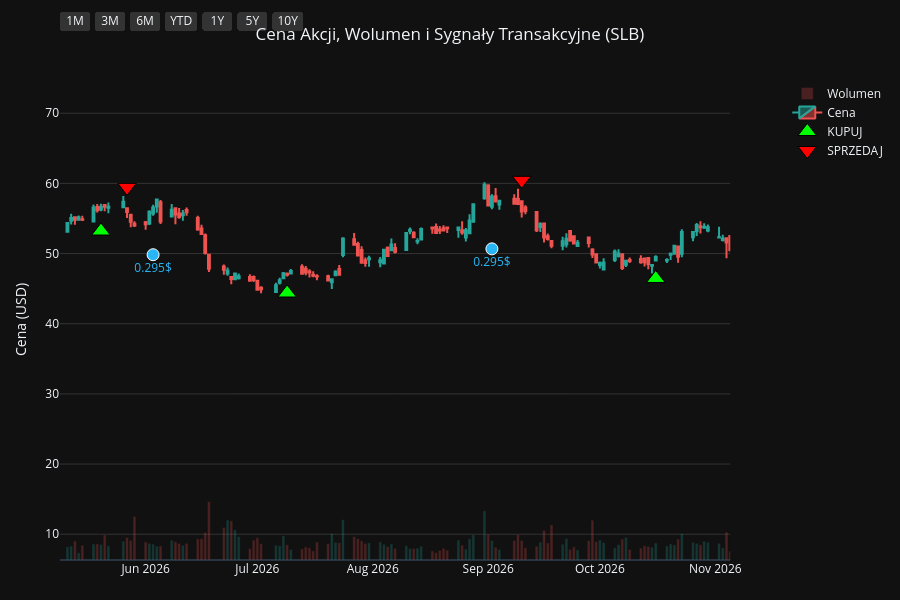
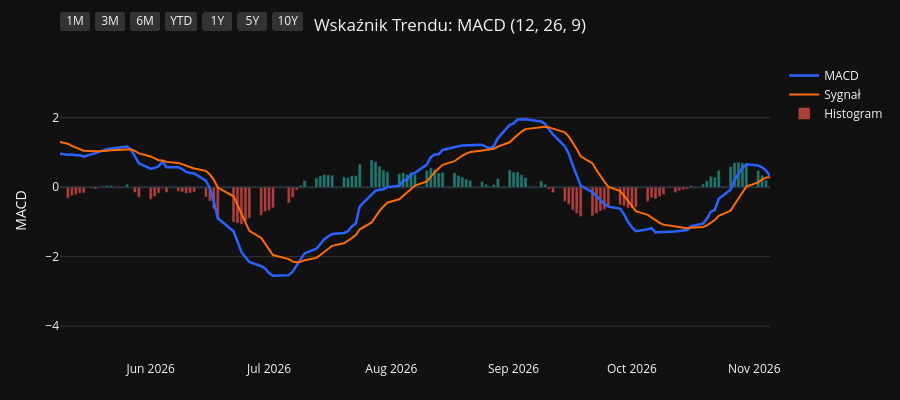
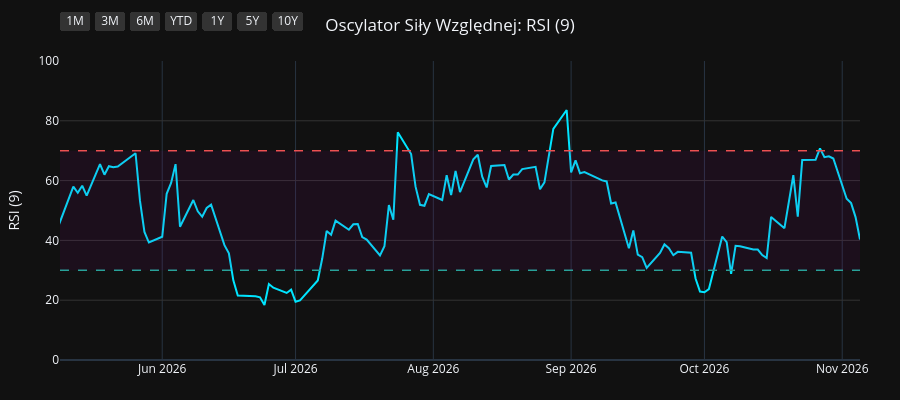
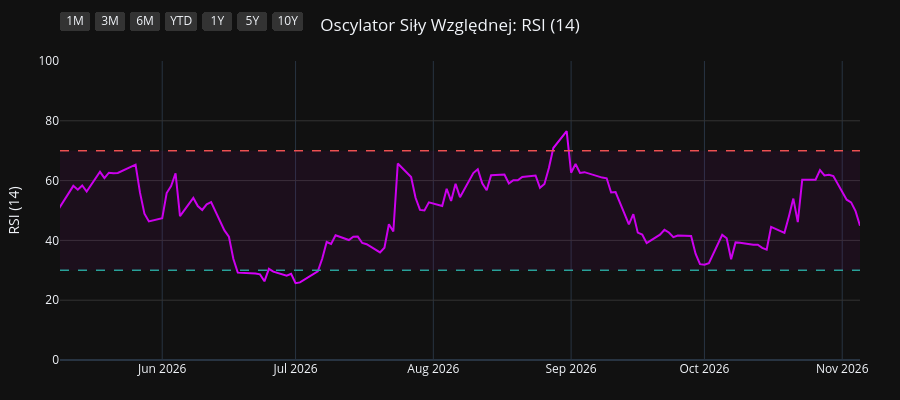

The notebook cell these images were saved under, in order:
### Code cell
import os
import yfinance as yf
import pandas as pd
import pandas_ta as ta
import plotly.graph_objects as go
from plotly.subplots import make_subplots

# 1. Pobranie i przygotowanie danych
symbol = os.environ.get("STOCK_TICKER", "").strip().upper()
if not symbol:
    raise RuntimeError("Set STOCK_TICKER before running price_extractor.ipynb")
df = yf.Ticker(symbol).history(period="10y")
df.index = df.index.tz_localize(None)

# Wskaźniki i sygnały
df.ta.macd(fast=12, slow=26, signal=9, append=True)
df.ta.rsi(length=9, append=True)
df.ta.rsi(length=14, append=True)
df.ta.rsi(length=21, append=True)
df.dropna(inplace=True)

macd = df['MACD_12_26_9']
signal = df['MACDs_12_26_9']
wczorajszy_macd = macd.shift(1)
wczorajszy_signal = signal.shift(1)

df['Decyzja'] = 'BRAK'
df.loc[(macd > signal) & (wczorajszy_macd <= wczorajszy_signal), 'Decyzja'] = 'KUPUJ'
df.loc[(macd < signal) & (wczorajszy_macd >= wczorajszy_signal), 'Decyzja'] = 'SPRZEDAJ'

df_kupuj = df[df['Decyzja'] == 'KUPUJ']
df_sprzedaj = df[df['Decyzja'] == 'SPRZEDAJ']
df_dywidendy = df[df['Dividends'] > 0]
df_splity = df[df['Stock Splits'] > 0]

# Wspólna konfiguracja osi X
konfiguracja_osi_x = dict(
    type="date",
    showspikes=True, spikemode="across", spikesnap="cursor", spikedash="dot", spikecolor="#ffffff", spikethickness=1, hoverformat="%Y-%m-%d",
    rangeselector=dict(
        buttons=list([
            dict(count=1, label="1M", step="month", stepmode="backward"),
            dict(count=3, label="3M", step="month", stepmode="backward"),
            dict(count=6, label="6M", step="month", stepmode="backward"),
            dict(count=1, label="YTD", step="year", stepmode="todate"),
            dict(count=1, label="1Y", step="year", stepmode="backward"),
            dict(count=5, label="5Y", step="year", stepmode="backward"),
            dict(step="all", label="10Y")
        ]),
        bgcolor="#333333", activecolor="#2962ff", x=0, y=1.1
    )
)

# ==========================================
# WYKRES 1: CENA + WOLUMEN + SYGNAŁY
# ==========================================
fig1 = make_subplots(specs=[[{"secondary_y": True}]])

kolory_wolumenu = ['#26a69a' if row['Close'] >= row['Open'] else '#ef5350' for index, row in df.iterrows()]
fig1.add_trace(go.Bar(x=df.index, y=df['Volume'], marker_color=kolory_wolumenu, opacity=0.25, name='Wolumen'), secondary_y=True)
fig1.add_trace(go.Candlestick(x=df.index, open=df['Open'], high=df['High'], low=df['Low'], close=df['Close'], name='Cena', increasing_line_color='#26a69a', decreasing_line_color='#ef5350'), secondary_y=False)
fig1.add_trace(go.Scatter(x=df_kupuj.index, y=df_kupuj['Low'] * 0.95, customdata=df_kupuj[['Low', 'High']], mode='markers', marker=dict(symbol='triangle-up', size=16, color='#00ff00', line=dict(width=1, color='black')), name='KUPUJ', hovertemplate='KUPUJ<br>Najniższa: %{customdata[0]:.2f}<br>Najwyższa: %{customdata[1]:.2f}<extra></extra>'), secondary_y=False)
fig1.add_trace(go.Scatter(x=df_sprzedaj.index, y=df_sprzedaj['High'] * 1.05, customdata=df_sprzedaj[['Low', 'High']], mode='markers', marker=dict(symbol='triangle-down', size=16, color='#ff0000', line=dict(width=1, color='black')), name='SPRZEDAJ', hovertemplate='SPRZEDAJ<br>Najniższa: %{customdata[0]:.2f}<br>Najwyższa: %{customdata[1]:.2f}<extra></extra>'), secondary_y=False)

if not df_dywidendy.empty:
    fig1.add_trace(go.Scatter(x=df_dywidendy.index, y=df_dywidendy['Low'] * 0.90, mode='markers+text', marker=dict(symbol='circle', size=12, color='#29b6f6', line=dict(width=1, color='white')), text=df_dywidendy['Dividends'].apply(lambda x: f"{x}$"), textposition="bottom center", name='Dywidenda', showlegend=False, hovertemplate='Dywidenda: %{text}<extra></extra>', textfont=dict(color="#29b6f6")), secondary_y=False)
if not df_splity.empty:
                    fig1.add_trace(go.Scatter(x=df_splity.index, y=df_splity['High'], mode='markers+text', marker=dict(symbol='star', size=16, color='#ffee58', line=dict(width=1, color='black')), text=df_splity['Stock Splits'].apply(lambda x: f"{x:g}:1" if x >= 1 else f"1:{1 / x:g}"), textposition="top center", name='Split', hovertemplate='%{text}<extra></extra>', textfont=dict(color="#ffee58")), secondary_y=False)

fig1.update_layout(title=dict(text=f"Cena Akcji, Wolumen i Sygnały Transakcyjne ({symbol})", x=0.5, xanchor='center'), dragmode='pan', xaxis_rangeslider_visible=False, template='plotly_dark', height=600, hovermode='x unified', margin=dict(l=60, r=40, t=60, b=40))
fig1.update_xaxes(**konfiguracja_osi_x)
fig1.update_xaxes(range=[df.index.max() - pd.Timedelta(days=180), df.index.max()])
fig1.update_yaxes(title_text="Cena (USD)", secondary_y=False, gridcolor='#333333')
fig1.update_yaxes(range=[0, df['Volume'].max() * 4], showgrid=False, showticklabels=False, secondary_y=True)
fig1.show(config={'scrollZoom': True})

# ==========================================
# WYKRES 2: WSKAŹNIK MACD
# ==========================================
fig2 = go.Figure()
fig2.add_trace(go.Scatter(x=df.index, y=df['MACD_12_26_9'], line=dict(color='#2962ff', width=2.5), name='MACD'))
fig2.add_trace(go.Scatter(x=df.index, y=df['MACDs_12_26_9'], line=dict(color='#ff6d00', width=2), name='Sygnał'))
kolory_macd = ['#26a69a' if val >= 0 else '#ef5350' for val in df['MACDh_12_26_9']]
fig2.add_trace(go.Bar(x=df.index, y=df['MACDh_12_26_9'], marker_color=kolory_macd, name='Histogram', opacity=0.7))
fig2.update_layout(title=dict(text="Wskaźnik Trendu: MACD (12, 26, 9)", x=0.5, xanchor='center'), dragmode='pan', xaxis_rangeslider_visible=False, template='plotly_dark', height=400, hovermode='x unified', margin=dict(l=60, r=40, t=60, b=40))
fig2.update_xaxes(**konfiguracja_osi_x)
fig2.update_xaxes(range=[df.index.max() - pd.Timedelta(days=180), df.index.max()])
fig2.update_yaxes(title_text="MACD", gridcolor='#333333')
fig2.show(config={'scrollZoom': True})

# ==========================================
# WYKRES 3: OSCYLATOR RSI (9)
# ==========================================
fig3 = go.Figure()
fig3.add_trace(go.Scatter(x=df.index, y=df['RSI_9'], line=dict(color='#00e5ff', width=2), name='RSI (9)'))
fig3.add_hline(y=70, line_dash="dash", line_color="#ef5350", line_width=1.5)
fig3.add_hline(y=30, line_dash="dash", line_color="#26a69a", line_width=1.5)
fig3.add_hrect(y0=30, y1=70, line_width=0, fillcolor="purple", opacity=0.1)
fig3.update_layout(title=dict(text="Oscylator Siły Względnej: RSI (9)", x=0.5, xanchor='center'), dragmode='pan', xaxis_rangeslider_visible=False, template='plotly_dark', height=400, hovermode='x unified', margin=dict(l=60, r=40, t=60, b=40))
fig3.update_xaxes(**konfiguracja_osi_x)
fig3.update_xaxes(range=[df.index.max() - pd.Timedelta(days=180), df.index.max()])
fig3.update_yaxes(title_text="RSI (9)", range=[0, 100], gridcolor='#333333')
fig3.show(config={'scrollZoom': True})

# ==========================================
# WYKRES 4: OSCYLATOR RSI (14)
# ==========================================
fig4 = go.Figure()
fig4.add_trace(go.Scatter(x=df.index, y=df['RSI_14'], line=dict(color='#d500f9', width=2), name='RSI (14)'))
fig4.add_hline(y=70, line_dash="dash", line_color="#ef5350", line_width=1.5)
fig4.add_hline(y=30, line_dash="dash", line_color="#26a69a", line_width=1.5)
fig4.add_hrect(y0=30, y1=70, line_width=0, fillcolor="purple", opacity=0.1)
fig4.update_layout(title=dict(text="Oscylator Siły Względnej: RSI (14)", x=0.5, xanchor='center'), dragmode='pan', xaxis_rangeslider_visible=False, template='plotly_dark', height=400, hovermode='x unified', margin=dict(l=60, r=40, t=60, b=40))
fig4.update_xaxes(**konfiguracja_osi_x)
fig4.update_xaxes(range=[df.index.max() - pd.Timedelta(days=180), df.index.max()])
fig4.update_yaxes(title_text="RSI (14)", range=[0, 100], gridcolor='#333333')
fig4.show(config={'scrollZoom': True})

# ==========================================
# WYKRES 5: OSCYLATOR RSI (21)
# ==========================================
fig5 = go.Figure()
fig5.add_trace(go.Scatter(x=df.index, y=df['RSI_21'], line=dict(color='#64dd17', width=2), name='RSI (21)'))
fig5.add_hline(y=70, line_dash="dash", line_color="#ef5350", line_width=1.5)
fig5.add_hline(y=30, line_dash="dash", line_color="#26a69a", line_width=1.5)
fig5.add_hrect(y0=30, y1=70, line_width=0, fillcolor="purple", opacity=0.1)
fig5.update_layout(title=dict(text="Oscylator Siły Względnej: RSI (21)", x=0.5, xanchor='center'), dragmode='pan', xaxis_rangeslider_visible=False, template='plotly_dark', height=400, hovermode='x unified', margin=dict(l=60, r=40, t=60, b=40))
fig5.update_xaxes(**konfiguracja_osi_x)
fig5.update_xaxes(range=[df.index.max() - pd.Timedelta(days=180), df.index.max()])
fig5.update_yaxes(title_text="RSI (21)", range=[0, 100], gridcolor='#333333')
fig5.show(config={'scrollZoom': True})

### Figure 1 — Plotly figure (JSON) as saved in the notebook; plotly's stock layout.template omitted (floating-point values rounded to 4 significant figures; data arrays with more than 128 entries replaced by an {"elided": "..."} marker saying what was removed)
{"data": [{"marker": {"color": {"elided": "2480 str values"}}, "name": "Wolumen", "opacity": 0.25, "type": "bar", "x": {"elided": "2480 str values"}, "xaxis": "x", "y": {"elided": "2480 int values"}, "yaxis": "y2"}, {"close": {"elided": "2480 float values"}, "decreasing": {"line": {"color": "#ef5350"}}, "high": {"elided": "2480 float values"}, "increasing": {"line": {"color": "#26a69a"}}, "low": {"elided": "2480 float values"}, "name": "Cena", "open": {"elided": "2480 float values"}, "type": "candlestick", "x": {"elided": "2480 str values"}, "xaxis": "x", "yaxis": "y"}, {"customdata": {"elided": "87x2 float values"}, "hovertemplate": "KUPUJ<br>Najniższa: %{customdata[0]:.2f}<br>Najwyższa: %{customdata[1]:.2f}<extra></extra>", "marker": {"color": "#00ff00", "line": {"color": "black", "width": 1}, "size": 16, "symbol": "triangle-up"}, "mode": "markers", "name": "KUPUJ", "type": "scatter", "x": ["2017-01-19T00:00:00", "2017-03-01T00:00:00", "2017-03-16T00:00:00", "2017-03-29T00:00:00", "2017-05-10T00:00:00", "2017-05-31T00:00:00", "2017-07-03T00:00:00", "2017-08-29T00:00:00", "2017-11-06T00:00:00", "2017-11-30T00:00:00", "2018-03-05T00:00:00", "2018-04-04T00:00:00", "2018-05-09T00:00:00", "2018-06-29T00:00:00", "2018-07-05T00:00:00", "2018-07-27T00:00:00", "2018-08-08T00:00:00", "2018-08-23T00:00:00", "2018-09-18T00:00:00", "2018-11-26T00:00:00", "2018-12-28T00:00:00", "2019-02-15T00:00:00", "2019-03-21T00:00:00", "2019-03-29T00:00:00", "2019-06-07T00:00:00", "2019-08-30T00:00:00", "2019-10-18T00:00:00", "2019-11-21T00:00:00", "2019-12-06T00:00:00", "2020-02-11T00:00:00", "2020-03-25T00:00:00", "2020-07-16T00:00:00", "2020-08-05T00:00:00", "2020-09-17T00:00:00", "2020-10-08T00:00:00", "2020-10-30T00:00:00", "2021-01-06T00:00:00", "2021-02-05T00:00:00", "2021-04-28T00:00:00", "2021-06-02T00:00:00", "2021-07-27T00:00:00", "2021-08-24T00:00:00", "2021-09-13T00:00:00", "2021-09-23T00:00:00", "2021-12-08T00:00:00", "2021-12-22T00:00:00", "2022-03-08T00:00:00", "2022-03-24T00:00:00", "2022-04-14T00:00:00", "2022-05-05T00:00:00", "2022-05-16T00:00:00", "2022-07-19T00:00:00", "2022-09-12T00:00:00", "2022-10-04T00:00:00", "2022-12-21T00:00:00", "2023-02-14T00:00:00", "2023-03-03T00:00:00", "2023-03-29T00:00:00", "2023-05-22T00:00:00", "2023-09-01T00:00:00", "2023-10-16T00:00:00", "2023-11-28T00:00:00", "2023-12-14T00:00:00", "2024-01-23T00:00:00", "2024-02-16T00:00:00", "2024-05-10T00:00:00", "2024-06-11T00:00:00", "2024-07-11T00:00:00", "2024-08-19T00:00:00", "2024-08-21T00:00:00", "2024-09-18T00:00:00", "2024-11-06T00:00:00", "2025-01-02T00:00:00", "2025-02-12T00:00:00", "2025-03-17T00:00:00", "2025-04-24T00:00:00", "2025-06-06T00:00:00", "2025-07-02T00:00:00", "2025-07-28T00:00:00", "2025-08-19T00:00:00", "2025-10-22T00:00:00", "2025-12-03T00:00:00", "2026-01-05T00:00:00", "2026-03-23T00:00:00", "2026-05-20T00:00:00", "2026-07-09T00:00:00", "2026-10-16T00:00:00"], "xaxis": "x", "y": [62.73, 58.53, 57.56, 56.34, 52.54, 49.9, 48.2, 45.94, 47.13, 46.07, 48.56, 47.19, 52.69, 50.5, 49.7, 49.99, 49.73, 48.44, 46.3, 35.16, 27.91, 34.55, 34.01, 33.58, 27.74, 25.32, 25.68, 28.84, 29.22, 27.89, 11.18, 15.36, 16.06, 15.4, 13.3, 11.95, 19.91, 20.87, 22.07, 27.7, 24.17, 23.44, 23.18, 23.16, 26.2, 24.8, 36.89, 36.26, 36.11, 35.49, 34.96, 28.45, 34.21, 33.34, 45.01, 48.88, 47.2, 41.84, 39.36, 52.1, 51.69, 45.87, 44.09, 44.42, 42.89, 42.78, 39.6, 40.38, 40.26, 39.45, 37.07, 37.59, 34.65, 37.55, 37.43, 31.06, 30.71, 32.08, 32.71, 30.44, 31.53, 33.86, 39.74, 44.26, 53.21, 44.38, 46.46], "yaxis": "y"}, {"customdata": {"elided": "86x2 float values"}, "hovertemplate": "SPRZEDAJ<br>Najniższa: %{customdata[0]:.2f}<br>Najwyższa: %{customdata[1]:.2f}<extra></extra>", "marker": {"color": "#ff0000", "line": {"color": "black", "width": 1}, "size": 16, "symbol": "triangle-down"}, "mode": "markers", "name": "SPRZEDAJ", "type": "scatter", "x": ["2017-01-20T00:00:00", "2017-03-08T00:00:00", "2017-03-23T00:00:00", "2017-04-19T00:00:00", "2017-05-30T00:00:00", "2017-06-20T00:00:00", "2017-08-08T00:00:00", "2017-10-05T00:00:00", "2017-11-15T00:00:00", "2018-01-25T00:00:00", "2018-03-26T00:00:00", "2018-05-02T00:00:00", "2018-05-25T00:00:00", "2018-07-02T00:00:00", "2018-07-20T00:00:00", "2018-08-03T00:00:00", "2018-08-09T00:00:00", "2018-09-04T00:00:00", "2018-10-11T00:00:00", "2018-12-06T00:00:00", "2019-02-08T00:00:00", "2019-02-22T00:00:00", "2019-03-22T00:00:00", "2019-04-24T00:00:00", "2019-07-17T00:00:00", "2019-09-25T00:00:00", "2019-11-15T00:00:00", "2019-12-03T00:00:00", "2020-01-02T00:00:00", "2020-02-24T00:00:00", "2020-06-12T00:00:00", "2020-07-31T00:00:00", "2020-08-20T00:00:00", "2020-09-21T00:00:00", "2020-10-28T00:00:00", "2020-12-14T00:00:00", "2021-01-21T00:00:00", "2021-03-12T00:00:00", "2021-05-24T00:00:00", "2021-06-14T00:00:00", "2021-08-18T00:00:00", "2021-09-09T00:00:00", "2021-09-22T00:00:00", "2021-10-27T00:00:00", "2021-12-17T00:00:00", "2022-02-03T00:00:00", "2022-03-15T00:00:00", "2022-03-31T00:00:00", "2022-04-21T00:00:00", "2022-05-09T00:00:00", "2022-06-13T00:00:00", "2022-09-02T00:00:00", "2022-09-19T00:00:00", "2022-11-10T00:00:00", "2023-01-24T00:00:00", "2023-02-17T00:00:00", "2023-03-08T00:00:00", "2023-04-25T00:00:00", "2023-07-27T00:00:00", "2023-09-19T00:00:00", "2023-10-24T00:00:00", "2023-12-06T00:00:00", "2024-01-08T00:00:00", "2024-02-01T00:00:00", "2024-04-04T00:00:00", "2024-05-23T00:00:00", "2024-07-10T00:00:00", "2024-07-30T00:00:00", "2024-08-20T00:00:00", "2024-09-03T00:00:00", "2024-10-17T00:00:00", "2024-12-04T00:00:00", "2025-01-31T00:00:00", "2025-02-25T00:00:00", "2025-04-03T00:00:00", "2025-05-27T00:00:00", "2025-06-24T00:00:00", "2025-07-16T00:00:00", "2025-07-30T00:00:00", "2025-09-15T00:00:00", "2025-11-17T00:00:00", "2025-12-18T00:00:00", "2026-01-30T00:00:00", "2026-05-06T00:00:00", "2026-05-27T00:00:00", "2026-09-10T00:00:00"], "xaxis": "x", "y": [70.02, 64.14, 62.96, 62.99, 56.17, 54.2, 53.86, 56.37, 50.87, 64.94, 53.93, 57.21, 57.8, 55.58, 57.0, 55.52, 55.53, 53.01, 50.86, 36.48, 36.92, 38.76, 37.75, 39.33, 34.9, 31.44, 31.6, 31.74, 36.52, 29.11, 18.16, 17.01, 17.94, 16.78, 13.61, 21.71, 23.51, 27.6, 29.96, 32.92, 25.78, 25.61, 26.15, 32.14, 27.97, 37.23, 38.41, 40.17, 41.13, 39.94, 43.31, 36.72, 37.27, 51.72, 54.08, 53.01, 52.24, 47.79, 56.28, 59.97, 57.4, 49.59, 49.6, 48.42, 54.03, 46.32, 44.78, 47.4, 44.82, 42.7, 43.83, 43.51, 41.35, 42.3, 40.63, 34.38, 34.55, 35.78, 36.11, 37.21, 37.85, 39.83, 50.15, 58.52, 59.44, 60.44], "yaxis": "y"}, {"hovertemplate": "Dywidenda: %{text}<extra></extra>", "marker": {"color": "#29b6f6", "line": {"color": "white", "width": 1}, "size": 12, "symbol": "circle"}, "mode": "markers+text", "name": "Dywidenda", "showlegend": false, "text": ["0.5$", "0.5$", "0.5$", "0.5$", "0.5$", "0.5$", "0.5$", "0.5$", "0.5$", "0.5$", "0.5$", "0.5$", "0.5$", "0.125$", "0.125$", "0.125$", "0.125$", "0.125$", "0.125$", "0.125$", "0.125$", "0.175$", "0.175$", "0.175$", "0.25$", "0.25$", "0.25$", "0.25$", "0.275$", "0.275$", "0.275$", "0.275$", "0.285$", "0.285$", "0.285$", "0.285$", "0.295$", "0.295$", "0.295$"], "textfont": {"color": "#29b6f6"}, "textposition": "bottom center", "type": "scatter", "x": ["2017-02-13T00:00:00", "2017-05-30T00:00:00", "2017-09-01T00:00:00", "2017-12-05T00:00:00", "2018-02-06T00:00:00", "2018-06-05T00:00:00", "2018-09-04T00:00:00", "2018-12-04T00:00:00", "2019-02-12T00:00:00", "2019-06-04T00:00:00", "2019-09-03T00:00:00", "2019-12-03T00:00:00", "2020-02-11T00:00:00", "2020-06-02T00:00:00", "2020-09-01T00:00:00", "2020-12-01T00:00:00", "2021-02-16T00:00:00", "2021-06-01T00:00:00", "2021-08-31T00:00:00", "2021-11-30T00:00:00", "2022-02-08T00:00:00", "2022-05-31T00:00:00", "2022-09-06T00:00:00", "2022-12-06T00:00:00", "2023-02-07T00:00:00", "2023-06-06T00:00:00", "2023-09-05T00:00:00", "2023-12-05T00:00:00", "2024-02-06T00:00:00", "2024-06-05T00:00:00", "2024-09-04T00:00:00", "2024-12-04T00:00:00", "2025-02-05T00:00:00", "2025-06-04T00:00:00", "2025-09-03T00:00:00", "2025-12-03T00:00:00", "2026-02-11T00:00:00", "2026-06-03T00:00:00", "2026-09-02T00:00:00"], "xaxis": "x", "y": [56.06, 47.57, 43.98, 44.65, 48.91, 48.48, 44.43, 32.03, 32.19, 26.25, 23.59, 26.54, 26.42, 14.5, 14.59, 16.6, 21.42, 25.63, 22.48, 22.94, 31.32, 37.02, 30.4, 41.46, 43.52, 37.61, 49.96, 42.28, 40.26, 36.25, 35.2, 36.32, 34.74, 28.87, 30.67, 32.08, 45.36, 49.84, 50.67], "yaxis": "y"}], "layout": {"dragmode": "pan", "height": 600, "hovermode": "x unified", "margin": {"b": 40, "l": 60, "r": 40, "t": 60}, "title": {"text": "Cena Akcji, Wolumen i Sygnały Transakcyjne (SLB)", "x": 0.5, "xanchor": "center"}, "xaxis": {"anchor": "y", "domain": [0.0, 0.94], "hoverformat": "%Y-%m-%d", "range": ["2026-05-09T00:00:00", "2026-11-05T00:00:00"], "rangeselector": {"activecolor": "#2962ff", "bgcolor": "#333333", "buttons": [{"count": 1, "label": "1M", "step": "month", "stepmode": "backward"}, {"count": 3, "label": "3M", "step": "month", "stepmode": "backward"}, {"count": 6, "label": "6M", "step": "month", "stepmode": "backward"}, {"count": 1, "label": "YTD", "step": "year", "stepmode": "todate"}, {"count": 1, "label": "1Y", "step": "year", "stepmode": "backward"}, {"count": 5, "label": "5Y", "step": "year", "stepmode": "backward"}, {"label": "10Y", "step": "all"}], "x": 0, "y": 1.1}, "rangeslider": {"visible": false}, "showspikes": true, "spikecolor": "#ffffff", "spikedash": "dot", "spikemode": "across", "spikesnap": "cursor", "spikethickness": 1, "type": "date"}, "yaxis": {"anchor": "x", "domain": [0.0, 1.0], "gridcolor": "#333333", "title": {"text": "Cena (USD)"}}, "yaxis2": {"anchor": "x", "overlaying": "y", "range": [0, 344592000], "showgrid": false, "showticklabels": false, "side": "right"}}}

### Figure 2 — Plotly figure (JSON) as saved in the notebook; plotly's stock layout.template omitted (floating-point values rounded to 4 significant figures; data arrays with more than 128 entries replaced by an {"elided": "..."} marker saying what was removed)
{"data": [{"line": {"color": "#2962ff", "width": 2.5}, "name": "MACD", "type": "scatter", "x": {"elided": "2480 str values"}, "y": {"elided": "2480 float values"}}, {"line": {"color": "#ff6d00", "width": 2}, "name": "Sygnał", "type": "scatter", "x": {"elided": "2480 str values"}, "y": {"elided": "2480 float values"}}, {"marker": {"color": {"elided": "2480 str values"}}, "name": "Histogram", "opacity": 0.7, "type": "bar", "x": {"elided": "2480 str values"}, "y": {"elided": "2480 float values"}}], "layout": {"dragmode": "pan", "height": 400, "hovermode": "x unified", "margin": {"b": 40, "l": 60, "r": 40, "t": 60}, "title": {"text": "Wskaźnik Trendu: MACD (12, 26, 9)", "x": 0.5, "xanchor": "center"}, "xaxis": {"hoverformat": "%Y-%m-%d", "range": ["2026-05-09T00:00:00", "2026-11-05T00:00:00"], "rangeselector": {"activecolor": "#2962ff", "bgcolor": "#333333", "buttons": [{"count": 1, "label": "1M", "step": "month", "stepmode": "backward"}, {"count": 3, "label": "3M", "step": "month", "stepmode": "backward"}, {"count": 6, "label": "6M", "step": "month", "stepmode": "backward"}, {"count": 1, "label": "YTD", "step": "year", "stepmode": "todate"}, {"count": 1, "label": "1Y", "step": "year", "stepmode": "backward"}, {"count": 5, "label": "5Y", "step": "year", "stepmode": "backward"}, {"label": "10Y", "step": "all"}], "x": 0, "y": 1.1}, "rangeslider": {"visible": false}, "showspikes": true, "spikecolor": "#ffffff", "spikedash": "dot", "spikemode": "across", "spikesnap": "cursor", "spikethickness": 1, "type": "date"}, "yaxis": {"gridcolor": "#333333", "title": {"text": "MACD"}}}}

### Figure 3 — Plotly figure (JSON) as saved in the notebook; plotly's stock layout.template omitted (floating-point values rounded to 4 significant figures; data arrays with more than 128 entries replaced by an {"elided": "..."} marker saying what was removed)
{"data": [{"line": {"color": "#00e5ff", "width": 2}, "name": "RSI (9)", "type": "scatter", "x": {"elided": "2480 str values"}, "y": {"elided": "2480 float values"}}], "layout": {"dragmode": "pan", "height": 400, "hovermode": "x unified", "margin": {"b": 40, "l": 60, "r": 40, "t": 60}, "shapes": [{"line": {"color": "#ef5350", "dash": "dash", "width": 1.5}, "type": "line", "x0": 0, "x1": 1, "xref": "x domain", "y0": 70, "y1": 70, "yref": "y"}, {"line": {"color": "#26a69a", "dash": "dash", "width": 1.5}, "type": "line", "x0": 0, "x1": 1, "xref": "x domain", "y0": 30, "y1": 30, "yref": "y"}, {"fillcolor": "purple", "line": {"width": 0}, "opacity": 0.1, "type": "rect", "x0": 0, "x1": 1, "xref": "x domain", "y0": 30, "y1": 70, "yref": "y"}], "title": {"text": "Oscylator Siły Względnej: RSI (9)", "x": 0.5, "xanchor": "center"}, "xaxis": {"hoverformat": "%Y-%m-%d", "range": ["2026-05-09T00:00:00", "2026-11-05T00:00:00"], "rangeselector": {"activecolor": "#2962ff", "bgcolor": "#333333", "buttons": [{"count": 1, "label": "1M", "step": "month", "stepmode": "backward"}, {"count": 3, "label": "3M", "step": "month", "stepmode": "backward"}, {"count": 6, "label": "6M", "step": "month", "stepmode": "backward"}, {"count": 1, "label": "YTD", "step": "year", "stepmode": "todate"}, {"count": 1, "label": "1Y", "step": "year", "stepmode": "backward"}, {"count": 5, "label": "5Y", "step": "year", "stepmode": "backward"}, {"label": "10Y", "step": "all"}], "x": 0, "y": 1.1}, "rangeslider": {"visible": false}, "showspikes": true, "spikecolor": "#ffffff", "spikedash": "dot", "spikemode": "across", "spikesnap": "cursor", "spikethickness": 1, "type": "date"}, "yaxis": {"gridcolor": "#333333", "range": [0, 100], "title": {"text": "RSI (9)"}}}}

### Figure 4 — Plotly figure (JSON) as saved in the notebook; plotly's stock layout.template omitted (floating-point values rounded to 4 significant figures; data arrays with more than 128 entries replaced by an {"elided": "..."} marker saying what was removed)
{"data": [{"line": {"color": "#d500f9", "width": 2}, "name": "RSI (14)", "type": "scatter", "x": {"elided": "2480 str values"}, "y": {"elided": "2480 float values"}}], "layout": {"dragmode": "pan", "height": 400, "hovermode": "x unified", "margin": {"b": 40, "l": 60, "r": 40, "t": 60}, "shapes": [{"line": {"color": "#ef5350", "dash": "dash", "width": 1.5}, "type": "line", "x0": 0, "x1": 1, "xref": "x domain", "y0": 70, "y1": 70, "yref": "y"}, {"line": {"color": "#26a69a", "dash": "dash", "width": 1.5}, "type": "line", "x0": 0, "x1": 1, "xref": "x domain", "y0": 30, "y1": 30, "yref": "y"}, {"fillcolor": "purple", "line": {"width": 0}, "opacity": 0.1, "type": "rect", "x0": 0, "x1": 1, "xref": "x domain", "y0": 30, "y1": 70, "yref": "y"}], "title": {"text": "Oscylator Siły Względnej: RSI (14)", "x": 0.5, "xanchor": "center"}, "xaxis": {"hoverformat": "%Y-%m-%d", "range": ["2026-05-09T00:00:00", "2026-11-05T00:00:00"], "rangeselector": {"activecolor": "#2962ff", "bgcolor": "#333333", "buttons": [{"count": 1, "label": "1M", "step": "month", "stepmode": "backward"}, {"count": 3, "label": "3M", "step": "month", "stepmode": "backward"}, {"count": 6, "label": "6M", "step": "month", "stepmode": "backward"}, {"count": 1, "label": "YTD", "step": "year", "stepmode": "todate"}, {"count": 1, "label": "1Y", "step": "year", "stepmode": "backward"}, {"count": 5, "label": "5Y", "step": "year", "stepmode": "backward"}, {"label": "10Y", "step": "all"}], "x": 0, "y": 1.1}, "rangeslider": {"visible": false}, "showspikes": true, "spikecolor": "#ffffff", "spikedash": "dot", "spikemode": "across", "spikesnap": "cursor", "spikethickness": 1, "type": "date"}, "yaxis": {"gridcolor": "#333333", "range": [0, 100], "title": {"text": "RSI (14)"}}}}
